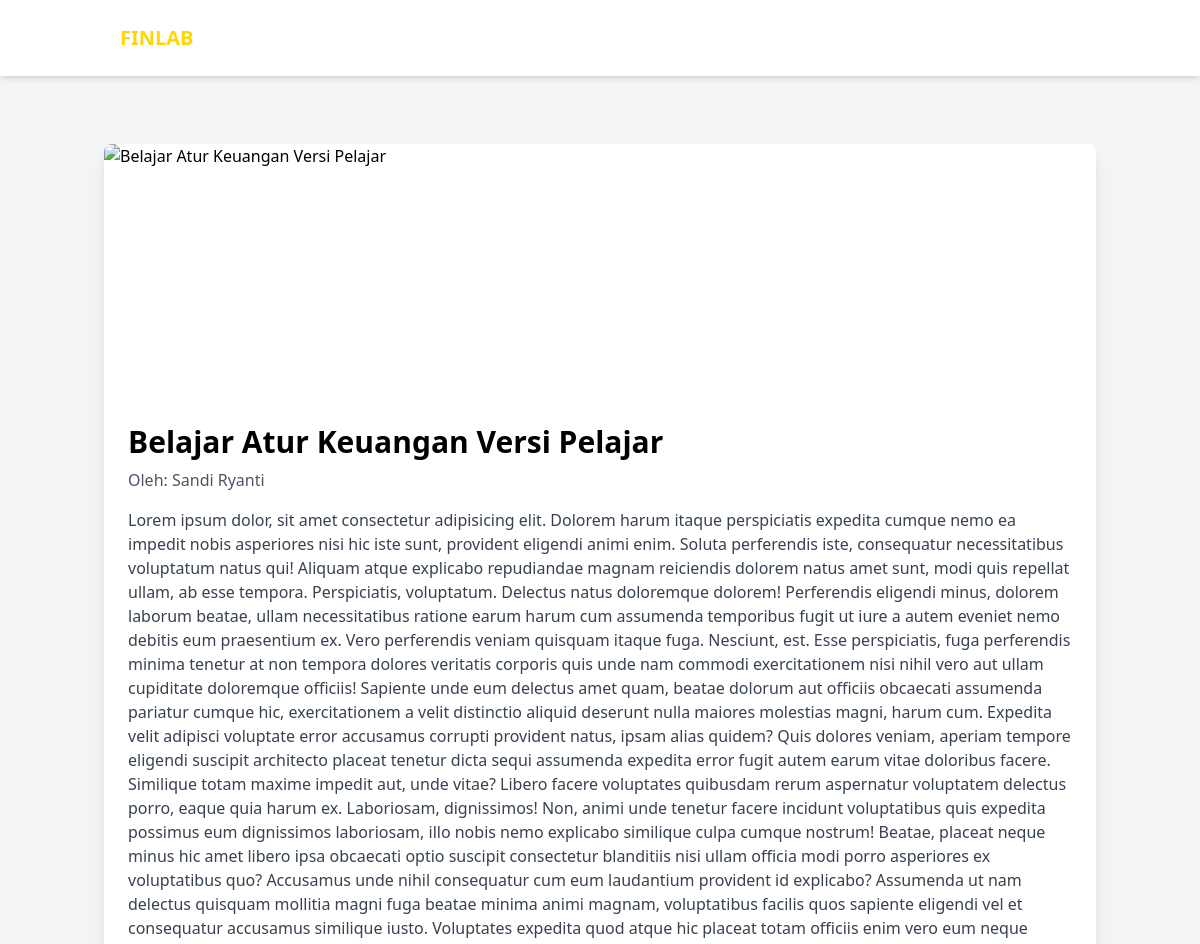
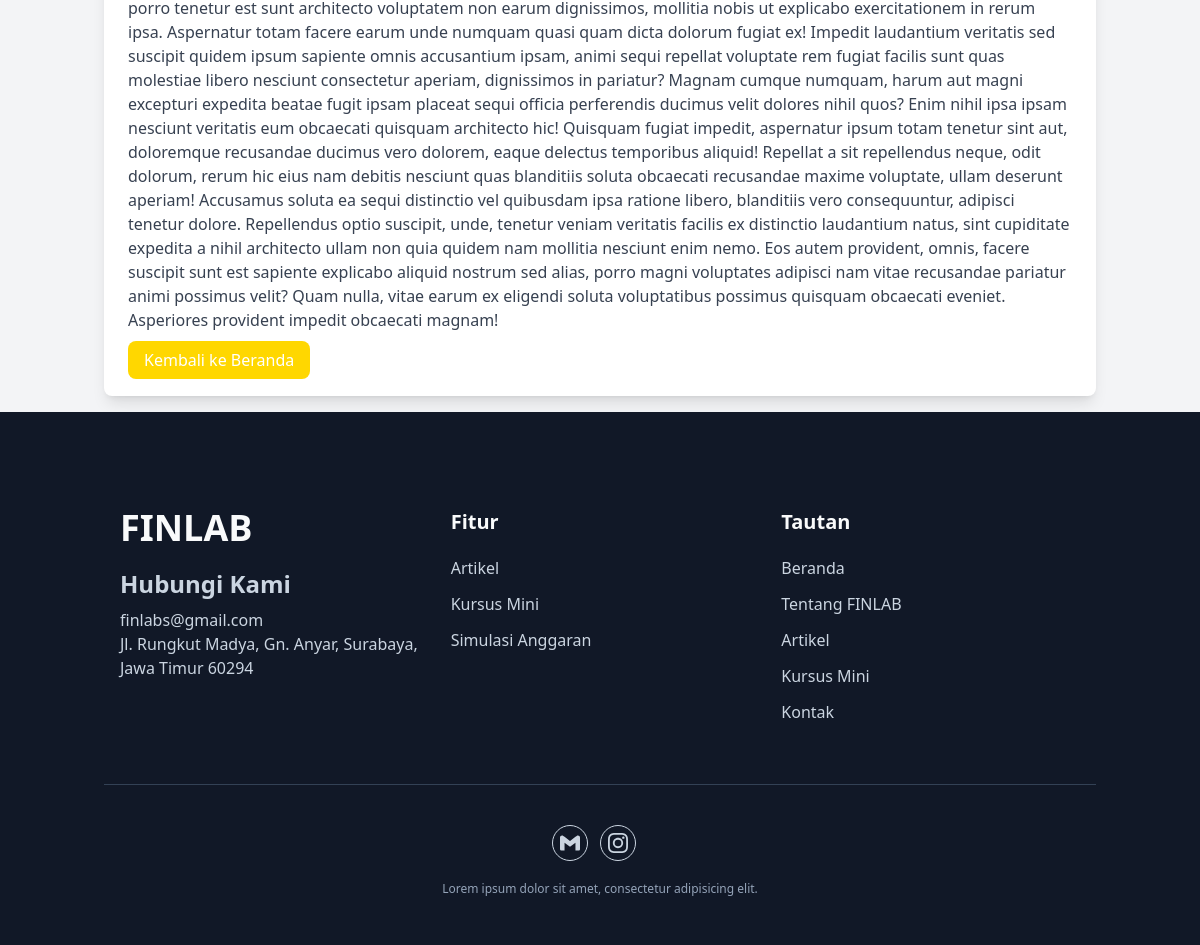
Page /main/artikel.php?id=11 on the committed database (2 pictures, top to bottom).
### tables this page shows
CREATE TABLE `tb_artikel` (
  `id_artikel` int(11) NOT NULL,
  `judul` varchar(200) NOT NULL,
  `cover` blob NOT NULL,
  `konten` longtext NOT NULL,
  `kategori` varchar(20) NOT NULL,
  `penulis` varchar(70) NOT NULL,
  `tanggal_dibuat` datetime NOT NULL,
  `id_admin` int(11) DEFAULT NULL
);

### main/artikel.php (the view, shortened to what this page needs)
<?php
include_once("../config.php");
if (isset($_GET['id'])) {
    $id_artikel = intval($_GET['id']);
    $query = "SELECT * FROM tb_artikel WHERE id_artikel = $id_artikel";
    $hasil = mysqli_query($conn, $query);
    $artikel = mysqli_fetch_assoc($hasil);
} else {
    header("Location: index.php");
    exit();
}
?>
<!DOCTYPE html>
<html lang="id" class="scroll-smooth">
<head>
    <script src="https://cdn.tailwindcss.com"></script>
</head>
<body class="bg-gray-100">
    <header class="bg-white fixed top-0 left-0 w-full flex items-center z-50 shadow-md">
        <div class="container">
            <div class="flex items-center justify-between relative">
                <div class="px-4">
                    <a href="index.php" class="font-bold text-xl text-accent block py-6">FINLAB</a>
                </div>
            </div>
        </div>
    </header>
    <div class="container mx-auto p-4 pt-36">
    <div class="bg-white rounded-lg shadow-lg overflow-hidden">
        <img src="get_image.php?id=<?php echo $artikel['id_artikel']; ?>" alt="<?php echo htmlspecialchars($artikel['judul']); ?>" class="w-full h-64 object-cover" />
        <div class="p-6">
            <h1 class="text-3xl font-bold mb-2"><?php echo htmlspecialchars($artikel['judul']); ?></h1>
            <h2 class="text-md text-gray-600 mb-4">Oleh: <?php echo htmlspecialchars($artikel['penulis']); ?></h2>
            <p class="text-gray-700 mb-4"><?php echo nl2br(htmlspecialchars($artikel['konten'])); ?></p>
            <a href="../index.php" class="text-white bg-accent py-2 px-4 rounded-lg hover:opacity-80">Kembali ke Beranda</a>
        </div>
    </div>
</div>
    <footer class="bg-primary pt-24 pb-12">
        <div class="container">
            <div class="flex flex-wrap">
                <div class="w-full px-4 mb-12 text-slate-300 font-medium md:w-1/3">
                    <h2 class="font-bold text-4xl text-background mb-5">FINLAB</h2>
                    <h3 class="font-bold text-2xl mb-2">Hubungi Kami</h3>
                    <p>finlabs@gmail.com</p>
                    <p>Jl. Rungkut Madya, Gn. Anyar, Surabaya, Jawa Timur 60294</p>
                </div>
                <div class="w-full px-4 mb-12 md:w-1/3">
                    <h3 class="font-semibold text-xl text-background mb-5">Fitur</h3>
                    <ul class="text-slate-300">
                        <li>
                            <a href="#artikel" class="inline-block text-base hover:text-accent mb-3">Artikel</a>
                        </li>
                        <li>
                            <a href="#minicourse" class="inline-block text-base hover:text-accent mb-3">Kursus Mini</a>
                        </li>
                        <li>
                            <a href="#simulasi" class="inline-block text-base hover:text-accent mb-3">Simulasi Anggaran</a>
                        </li>
                    </ul>
                </div>
                <div class="w-full px-4 mb-12 md:w-1/3">
                    <h3 class="font-semibold text-xl text-background mb-5">Tautan</h3>
                    <ul class="text-slate-300">
                        <li>
                            <a href="#home" class="inline-block text-base hover:text-accent mb-3">Beranda</a>
                        </li>
                        <li>
                            <a href="#about" class="inline-block text-base hover:text-accent mb-3">Tentang FINLAB</a>
                        </li>
                        <li>
                            <a href="#artikel" class="inline-block text-base hover:text-accent mb-3">Artikel</a>
                        </li>
                        <li>
                            <a href="#minicourse" class="inline-block text-base hover:text-accent mb-3">Kursus Mini</a>
                        </li>
                        <li>
                            <a href="#contact" class="inline-block text-base hover:text-accent mb-3">Kontak</a>
                        </li>
                    </ul>
                </div>
            </div>
            <div class="w-full pt-10 border-t border-slate-700">
                <div class="flex items-center justify-center mb-5">
                    <a
                        href="mailto:finlabs@gmail.com"
                        target="_blank"
                        class="w-9 h-9 mr-3 rounded-full flex justify-center items-center
                        border border-slate-300 text-slate-300 *:hover:border-accent hover:bg-accent hover:text-white"
                    >
                    </a>
                    <a
                        href="https://instagram.com/salsasdh"
                        target="_blank"
                        class="w-9 h-9 mr-3 rounded-full flex justify-center items-center
                        border border-slate-300 text-slate-300 *:hover:border-accent hover:bg-accent hover:text-white"
                    >
                    </a>
                </div>
                <p class="font-medium text-xs text-slate-400 text-center">Lorem ipsum dolor sit amet, consectetur adipisicing elit.</p>
            </div>
        </div>
    </footer>
</body>
</html>

### main/artikel.php (style rules this page uses)
.bg-accent { background-color: #FFD700; }

### rows in the picture
tb_artikel: judul "Belajar Atur Keuangan Versi Pelajar", penulis "Sandi Ryanti", konten "Lorem ipsum dolor, sit amet consectetur adipisicing elit. Dolorem harum itaque perspiciatis expedita cumque nemo ea impedit nobis asperiores nisi hic iste sunt, provident eligendi animi enim. Soluta perferendis iste, consequatur necessitatibus voluptatum natus qui! Aliquam atque explicabo repudiandae magnam reiciendis dolorem natus amet sunt, modi quis repellat ullam, ab esse tempora. Perspiciatis, voluptatum. Delectus natus doloremque dolorem! Perferendis eligendi minus, dolorem laborum beatae, ullam necessitatibus ratione earum harum cum assumenda temporibus fugit ut iure a autem eveniet nemo debitis eum praesentium ex. Vero perferendis veniam quisquam itaque fuga. Nesciunt, est. Esse…"
